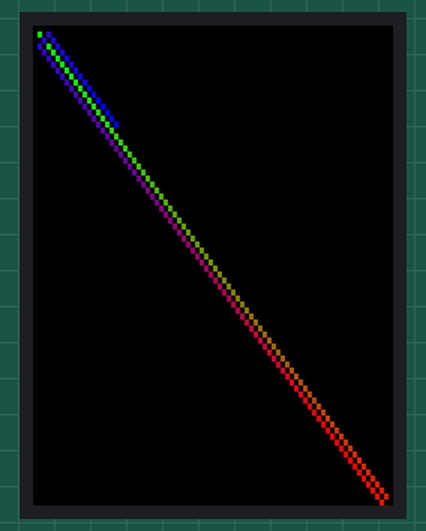
This program was run on a simulated Raspberry Pi Pico running MicroPython. Shown: 240×320 colour display. The interpreter's speed is modelled, so counts of loop turns are approximate.

Above: at 1.1 s.
At 3.5 s:
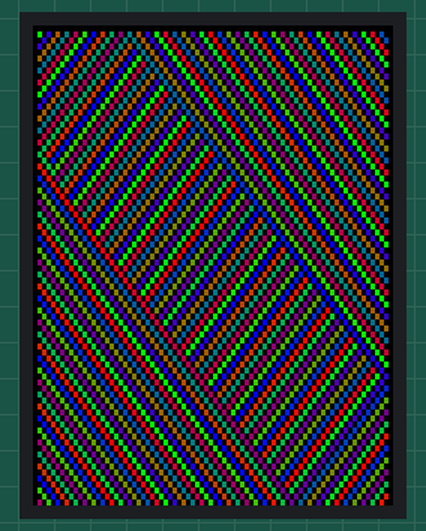
At 6.2 s:
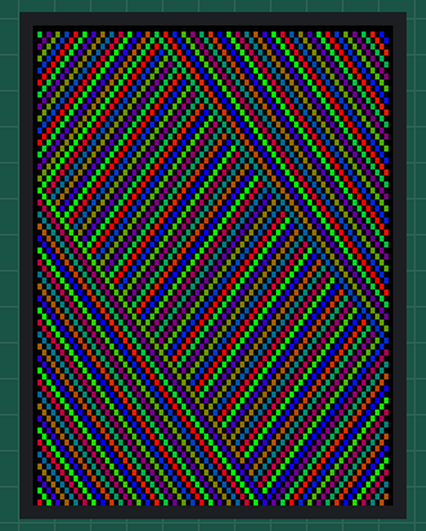
At 11.31 s:
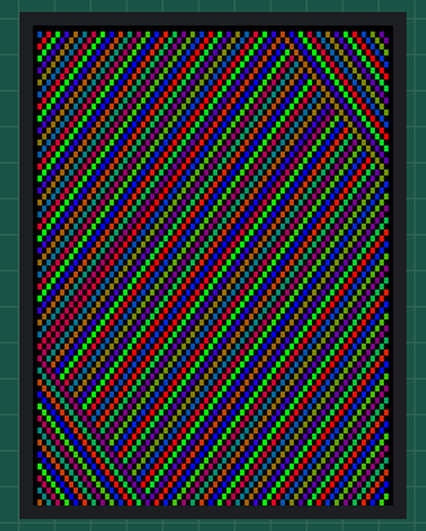
At 16.41 s:
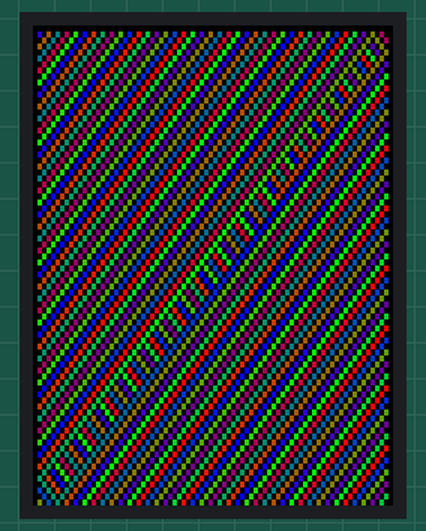
At 21.81 s:
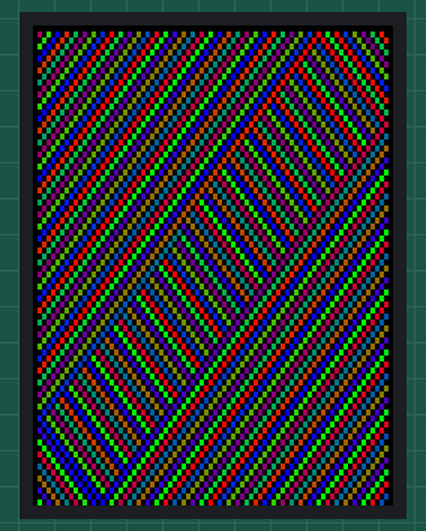

The program:

Wio-Terminal-Screen.py
```python
# MicroPython / Seeed Wio Terminal / SAMD51
# Wio-Terminal-Screen.py - output something on the ILI9341 screen
# scruss, 2022-10
# -*- coding: utf-8 -*-


from time import sleep
from ili9341 import Display, color565
from machine import Pin, SPI


def wheel565(pos):
    # Input a value 0 to 255 to get a colour value.
    # The colours are a transition r - g - b - back to r.
    # modified to return RGB565 value for ili9341 - scruss
    (r, g, b) = (0, 0, 0)
    if (pos < 0) or (pos > 255):
        (r, g, b) = (0, 0, 0)
    if pos < 85:
        (r, g, b) = (int(pos * 3), int(255 - (pos * 3)), 0)
    elif pos < 170:
        pos -= 85
        (r, g, b) = (int(255 - pos * 3), 0, int(pos * 3))
    else:
        pos -= 170
        (r, g, b) = (0, int(pos * 3), int(255 - pos * 3))
    return (r & 0xF8) << 8 | (g & 0xFC) << 3 | b >> 3


# screen can be a little slow to turn on, so use built-in
# LED to signal all is well
led = Pin("LED_BLUE", Pin.OUT)

backlight = Pin("LED_LCD", Pin.OUT)  # backlight is not a PWM pin
spi = SPI(
    7, sck=Pin("LCD_SCK"), mosi=Pin("LCD_MOSI"), miso=Pin("LCD_MISO"), baudrate=4000000
)
display = Display(spi, dc=Pin("LCD_D_C"), cs=Pin("LCD_CS"), rst=Pin("LCD_RESET"))
display.display_on()
display.clear()
led.on()  # shotgun debugging, embedded style
backlight.on()

# use default portrait settings: x = 0..239, y = 0..319
dx = 3
dy = 4
x = 3
y = 4
i = 0

try:
    while True:
        # display.draw_pixel(x, y, wheel565(i))
        display.fill_hrect(x, y, 3, 4, wheel565(i))
        i = (i + 1) % 256
        x = x + dx
        y = y + dy
        if x <= 4:
            dx = -dx
        if x >= 234:
            dx = -dx
        if y <= 5:
            dy = -dy
        if y >= 313:
            dy = -dy
except:
    backlight.off()
    led.off()
    display.display_off()
```
